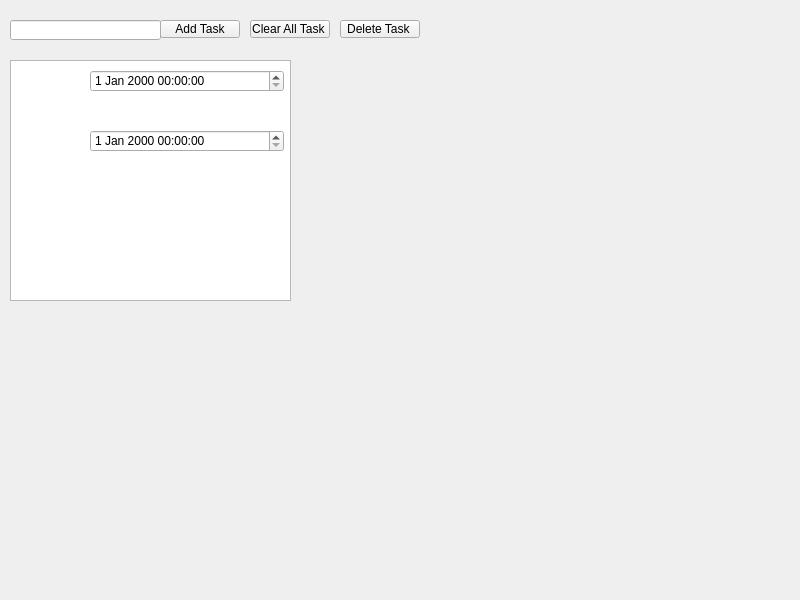
<?xml version="1.0" encoding="UTF-8"?>
<ui version="4.0">
 <class>MainWindow</class>
 <widget class="QMainWindow" name="MainWindow">
  <property name="geometry">
   <rect>
    <x>0</x>
    <y>0</y>
    <width>800</width>
    <height>600</height>
   </rect>
  </property>
  <property name="windowTitle">
   <string>MainWindow</string>
  </property>
  <widget class="QWidget" name="centralwidget">
   <widget class="QPushButton" name="AddButton">
    <property name="geometry">
     <rect>
      <x>160</x>
      <y>20</y>
      <width>80</width>
      <height>18</height>
     </rect>
    </property>
    <property name="text">
     <string>Add Task</string>
    </property>
   </widget>
   <widget class="QPushButton" name="deleteButton_2">
    <property name="geometry">
     <rect>
      <x>340</x>
      <y>20</y>
      <width>80</width>
      <height>18</height>
     </rect>
    </property>
    <property name="text">
     <string>Delete Task </string>
    </property>
   </widget>
   <widget class="QPushButton" name="clearButton_3">
    <property name="geometry">
     <rect>
      <x>250</x>
      <y>20</y>
      <width>80</width>
      <height>18</height>
     </rect>
    </property>
    <property name="text">
     <string>Clear All Task </string>
    </property>
   </widget>
   <widget class="QLineEdit" name="txtTask">
    <property name="geometry">
     <rect>
      <x>10</x>
      <y>20</y>
      <width>151</width>
      <height>20</height>
     </rect>
    </property>
   </widget>
   <widget class="QListWidget" name="listWidget">
    <property name="geometry">
     <rect>
      <x>10</x>
      <y>60</y>
      <width>281</width>
      <height>241</height>
     </rect>
    </property>
   </widget>
   <widget class="QDateTimeEdit" name="dateTimeEdit">
    <property name="geometry">
     <rect>
      <x>90</x>
      <y>70</y>
      <width>194</width>
      <height>22</height>
     </rect>
    </property>
   </widget>
   <widget class="QDateTimeEdit" name="dateTimeEdit_2">
    <property name="geometry">
     <rect>
      <x>90</x>
      <y>130</y>
      <width>194</width>
      <height>22</height>
     </rect>
    </property>
   </widget>
  </widget>
 </widget>
 <resources/>
 <connections/>
</ui>
